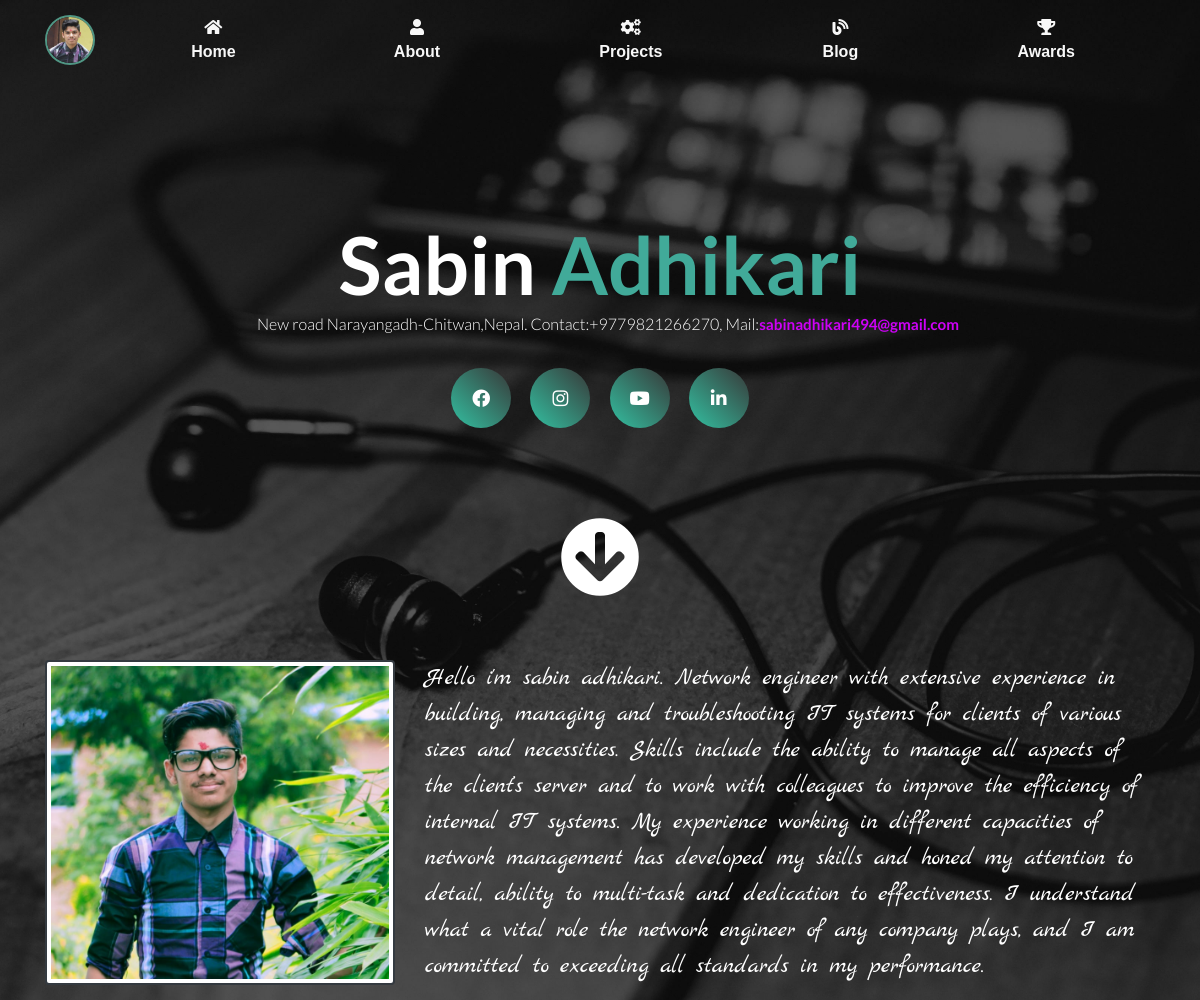
The page /about/ on the database its author committed.
### about/models.py (models this page shows, shortened)
class About(models.Model):
    title = "About me"
    discription = models.TextField()
    image = models.ImageField(upload_to='portfolio/image/')

### about/views.py (the view)
# urls.py: path('', views.about, name='about'),
def about(request):
    abouts = About.objects.all()
    return render(request, 'about/about.html', {'abouts': abouts})

### about/templates/about/about.html
{% extends 'about/base.html' %} {% block content %}
<br />
<br />
<br />
<br />
<br />
<div class="row justify-content-center mb-3">
  <div class="col-md-9 text-center">
    <h1 id="hometext" class="font-weight-bold">
      Sabin <colour style="color: rgb(65, 170, 153);"> Adhikari</colour>
    </h1>
  </div>
</div>
<div class="row justify-content-center mb-3">
  <div class="col-md-9 text-center">
    <p id="info" class="font-weight-light">
      New road Narayangadh-Chitwan,Nepal. Contact:+9779821266270, Mail:<colour
        id="mail"
        style="color: #ce01f7;"
        >sabinadhikari494@gmail.com</colour
      >
    </p>
  </div>
</div>
<div class="row justify-content-center mb-3">
  <div class="col-md-9 text-center">
    <div class="social-buttons">
      <a href="https://www.facebook.com/sabinadhikari494"
        ><i class="fab fa-facebook"></i
      ></a>
      <a href="https://www.instagram.com/adhikarii.sabin/"
        ><i class="fab fa-instagram"></i
      ></a>
      <a href="https://www.youtube.com/"><i class="fab fa-youtube"></i></a>
      <a href="https://www.linkedin.com/in/sabin-adhikari-5b9b821b0/"
        ><i class="fab fa-linkedin-in"></i
      ></a>
    </div>
  </div>
</div>
<br />
<br />
<div class="row justify-content-center mb-3">
  <div class="col-md-9 text-center">
    <h1 id="hometext" class="font-weight-bold">
      <i class="fa fa-arrow-circle-down"></i>
    </h1>
  </div>
</div>
<br />
{% for about in abouts %}
<div class="row">
  <div class="col-md-4">
    <img
      src="{{ about.image.url }}"
      class="img-thumbnail border-dark"
      data-size="1920x1080"
    />
  </div>
  <div class="col-md-8">
    <p style="color: white;" id="aboutme">{{ about.discription }}</p>
  </div>
</div>
{% endfor %} {% endblock %}

### about/templates/about/base.html (shortened to what this page needs)
{% load static %}
<!DOCTYPE html>
<html lang="en">
  <head>
    <link
      rel="stylesheet"
      href="https://cdnjs.cloudflare.com/ajax/libs/font-awesome/5.11.2/css/all.css"
    />
    <link
      rel="stylesheet"
      href="https://stackpath.bootstrapcdn.com/bootstrap/4.4.1/css/bootstrap.min.css"
    />
    <link rel="stylesheet" href="{% static 'about/style.css' %}" />
  </head>
  <body>
    <nav
      id="topNav"
      class="navbar navbar-expand-md navbar-dark"
      style="background: transparent;"
    >
      <div class="container">
        <a class="navbar-brand" href="{% url 'home' %}">
          <img
            src="{% static 'portfolio/me.jpg' %}"
            width="50"
            height="50"
            class="d-inline-block align-top"
            id="img"
            alt="Logo"
            style="border-radius: 50%;"
          />
        </a>
        <div class="collapse navbar-collapse text-center" id="navbarNav">
          <ul class="navbar-nav ml-auto">
            <li class="nav-item">
              <a class="nav-link" href="{% url 'home' %}"
                ><i class="fas fa-home"></i>Home</a
              >
            </li>
            <li class="nav-item">
              <a class="nav-link" href="{% url 'about:about' %}"
                ><i class="fa fa-user"></i>About</a
              >
            </li>
            <li class="nav-item">
              <a class="nav-link" href="{% url 'project' %}"
                ><i class="fa fa-cogs"></i>Projects</a
              >
            </li>
            <li>
              <a class="nav-link" href="{% url 'blog:all_blog' %}"
                ><i class="fas fa-blog"></i>Blog</a
              >
            </li>
            <li class="nav-item">
              <a class="nav-link" href="{% url 'award' %}"
                ><i class="fa fa-trophy" aria-hidden="true"></i>Awards</a
              >
            </li>
          </ul>
        </div>
      </div>
    </nav>
    <div class="container" id="content">
      {% block content %}{% endblock %}
    </div>
  </body>
</html>

### about/static/about/style.css (style rules this page uses)
.navbar-nav .nav-link { color: rgb(248, 248, 248) !important; margin: 0 4rem; font-weight: bold; font-style: normal; font-family: "Lucida Sans", "Lucida Sans Regular", "Lucida Grande", "Lucida Sans Unicode", Geneva, Verdana, sans-serif; }
body { background-image: url(mobile.jpg); background-position: center center; background-repeat: no-repeat; background-attachment: fixed; background-size: cover; font-family: "Lato", sans-serif; }
#aboutme { font-family: mark; font-size: 1.5rem; }
.container img { border: 2px solid rgb(80, 150, 132); }
#mail { font-weight: bold; font-family: "Lato", sans-serif; font-size: 0.95rem; }
#hometext { color: white; font-size: 5rem; margin: 1rem 0; }
#info { font-weight: lighter; color: white; font-style: unset; margin-top: -2rem; margin-left: 1rem; font-size: 1rem; }
.social-buttons a { display: inline-flex; text-decoration: none; font-size: 18px; width: 60px; height: 60px; color: #fff; justify-content: center; align-items: center; position: relative; margin: 0 8px; }
.social-buttons a::before { content: ""; position: absolute; width: 60px; height: 60px; background: linear-gradient(45deg, #33c0a1, #383838); border-radius: 50%; z-index: -1; transition: 0.3s ease-in; }
.social-buttons a i { transition: 0.3s ease-in; }

### rows shown on the page
About: image (picture), discription "Hello i'm sabin adhikari. Network engineer with extensive experience in building, managing and troubleshooting IT systems for clients of various sizes and necessities. Skills include the ability to manage all aspects of the client’s server and to work with colleagues to improve the efficiency of internal IT systems. My experience working in different capacities of network management has developed my skills and honed my attention to detail, ability to multi-task and dedication to effectiveness. I understand what a vital role the network engineer of any company plays, and I am committed to exceeding all standards in my performance."
